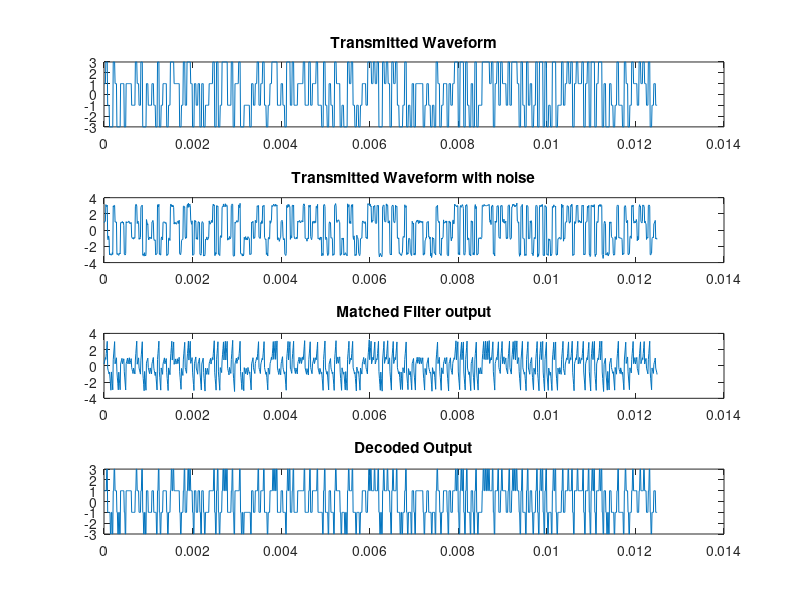

Here is the MATLAB script that generated this plot:
clc;clear;clear all;
L = 100;
pcm = randi(63,1,L);%100 samples
ps = dec2bin(pcm,6) - '0';%6*100 = 600bits
n = 1;
pam = zeros(1,3*L);%4PAM = 2 bit,1 stwmbol ;300 Symbols

for p = 1:L
    for q = 1:2:5
        if ps(p,q) == 0
            if ps(p,q+1) == 0
                pam(1,n) = -3;
            else
                pam(1,n) = -1;
            end
        else 
            if ps(p,q+1) == 0
                pam(1,n) = 1;
            else
                pam(1,n) = 3;
            end
        end
        n = n + 1;
    end
end

%Transmitter waveform
tw = zeros(1,4*3*L);
k = 1;
for n = 1:4:(12*L)
    temp = pam(1,k);
    tw(1,n) = temp;
    tw(1,n+1) = temp;
    tw(1,n+2) = temp;
    tw(1,n+3) = temp;
    k = k + 1;
end

%Sampling time
Ts = 1/8000;
t = 0:Ts/12:(1199/12)*Ts;
subplot(4,1,1);
plot(t,tw)
title('Transmitted Waveform')

%SNR
Es = (tw*(tw)')*(Ts/12);
%given 
%10*log_10(snr) = 6
%(2*Es)/No = 10^(3/5)
No = (2*Es*10^(-3/5));
var = sqrt(No/2);
y = tw + randn([1 12*L])*var;

subplot(4,1,2);
plot(t,y)
title('Transmitted Waveform with noise')

%Implementing Matched Filter
z = zeros(1,12*L);
m = [1 1 1 1];%match filter
for i = 1:3*L
    z(4*i-3:4*i) = filter(y(4*i-3:4*i),4,m);
end

subplot(4,1,3);
plot(t,z)
title('Matched Filter output')

output = zeros(1,12*L);
x = [-3 -1 1 3];
[minValue,closestIndex] = min(abs(z-x'));
output = x(closestIndex);

subplot(4,1,4);
plot(t,output)
title('Decoded Output')

%recieved output
outputpam = zeros(1,300);
n = 1;
for i = 4:4:1200
        outputpam(1,n) = output(1,i);
        n = n + 1;
end

%Calculating errors

%Symbol Errorrate
Symbolerror = pam-outputpam;
n = 0;
for i=1:300
    if Symbolerror(i)~=0
        n = n+1;
    end
end
Ser = n/300 ;


pstr = (ps)';
%converting PCM matrix into array
bitsequence = zeros(1,6*L); 
for i = 1:6*L  
    bitsequence(1,i) = pstr(i);
end
routbit = zeros(1,6*L); %output bits
for i = 1:3*L
    if outputpam(1,i) == -3
        routbit(1,2*i-1) = 0;
        routbit(1,2*i) = 0;
    elseif outputpam(1,i) == -1
        routbit(1,2*i-1) = 0;
        routbit(1,2*i) = 1;
    elseif outputpam(1,i) == 1
        routbit(1,2*i-1) = 1;
        routbit(1,2*i) = 0;
    else
        routbit(1,2*i-1) =3;
        routbit(1,2*i) = 1;
    end
       
end

%Bit Errorrate
biterror = (bitsequence - routbit)*(bitsequence - routbit)' ;
Ber = biterror/(6*L) ;

outpcm = zeros(1,L);
for i = 1:L
    outpcm(i) = bin2dec(int2str(routbit(6*i-5:6*i)));
end

%PCM error rate
n = 0;
PCMerror = pcm - outpcm;
for i = 1:L
    if PCMerror(i) ~= 0
        n = n + 1;
    end
end
PCMer = n/L ;
